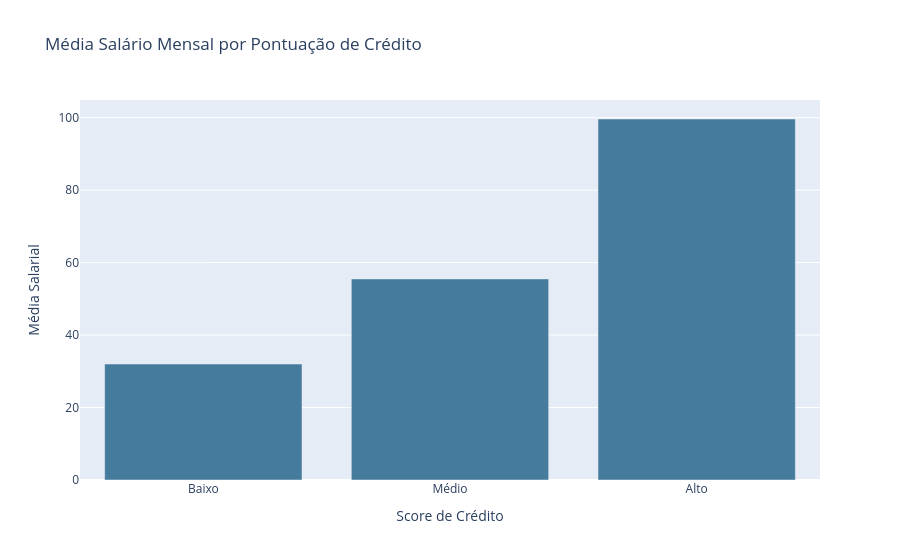

Notebook code for this chart:
### Markdown cell above
### 3.2.4 Existe relação entre salário e Score de Crédito?

### Code cell
order_credit_score = ['Baixo', 'Médio', 'Alto']

average_income_by_credit_score = df.groupby('Credit Score')['Income'].mean().reset_index()
fig = px.bar(average_income_by_credit_score,
             x='Credit Score',
             y='Income',
             category_orders={"Credit Score": order_credit_score},
             title='Média Salário Mensal por Pontuação de Crédito',
             color_discrete_sequence=['#457b9d'],
             labels={'Credit Score': 'Score de Crédito', 'Income': 'Média Salarial'})
fig.show()

### Figure 1 — Plotly figure (JSON) as saved in the notebook; plotly's stock layout.template omitted (floating-point values rounded to 4 significant figures)
{"data": [{"hovertemplate": "Score de Crédito=%{x}<br>Média Salarial=%{y}<extra></extra>", "legendgroup": "", "marker": {"color": "#457b9d", "pattern": {"shape": ""}}, "name": "", "orientation": "v", "showlegend": false, "textposition": "auto", "type": "bar", "x": ["Alto", "Baixo", "Médio"], "xaxis": "x", "y": [99.64, 32.0, 55.5], "yaxis": "y"}], "layout": {"barmode": "relative", "legend": {"tracegroupgap": 0}, "title": {"text": "Média Salário Mensal por Pontuação de Crédito"}, "xaxis": {"anchor": "y", "categoryarray": ["Baixo", "Médio", "Alto"], "categoryorder": "array", "domain": [0, 1], "title": {"text": "Score de Crédito"}}, "yaxis": {"anchor": "x", "domain": [0, 1], "title": {"text": "Média Salarial"}}}}
